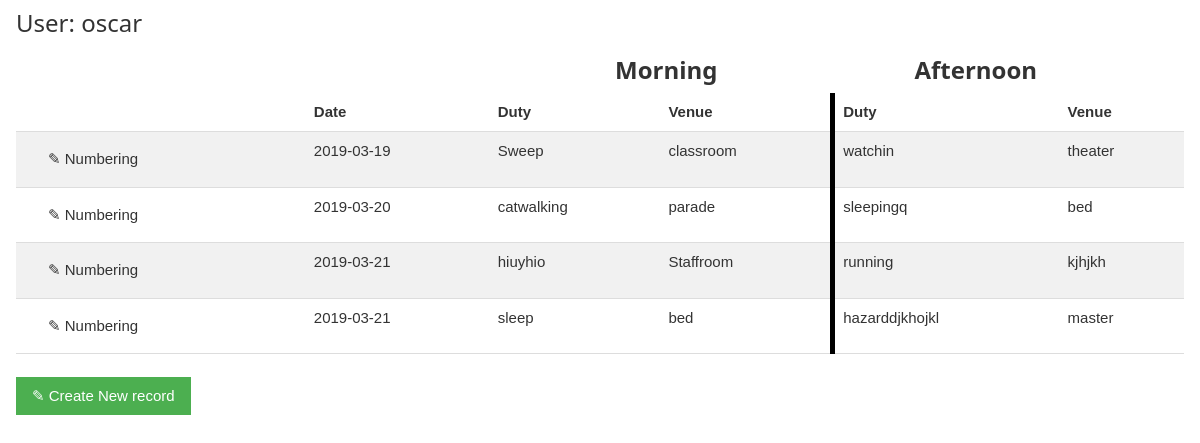
Screenshot of /Members (signed in) with the database file from the repository.
### tables this page shows
CREATE TABLE `rotausersduty` (
  `ID` int(10) NOT NULL,
  `userName` varchar(255) NOT NULL,
  `dutyDate` date NOT NULL,
  `morningDuty` varchar(255) NOT NULL,
  `morningVenue` varchar(255) NOT NULL,
  `afternoonDuty` varchar(255) NOT NULL,
  `afternoonVenue` varchar(255) NOT NULL,
  `morningStatus` enum('pending','active','ended','') NOT NULL DEFAULT 'pending',
  `afternoonStatus` enum('pending','active','ended','') NOT NULL DEFAULT 'pending',
  `comment` varchar(255) NOT NULL
);

### Members/index.php (the view, shortened to what this page needs)
<!DOCTYPE html>
<html>
  <?php
  include('../links/simple_html_dom.php');
  echo file_get_html('../links/htmllinks.html');
 ?>
<body ng-app="myApp" ng-controller="membersCtrl">
<div class="w3-container">
<h3>User: <?php echo $_SESSION["userName"]; ?></h3>
<div>
  <div class="row">
    <div class="col-lg-6 col-md-6 col-sm-6 col-xs-6">
    </div>
    <div class="col-lg-3 col-md-3 col-sm-3 col-xs-3"  >
      <h3><b>Morning</b></h3>
    </div>
    <div class="col-lg-3 col-md-3 col-sm-3 col-xs-3">
      <h3><b>Afternoon</b></h3>
    </div>
  </div>
</div>
<table class="w3-table w3-bordered w3-striped">
  <tr>
    <th></th>
    <th>Date</th>
    <th>Duty</th>
    <th style="border-right: 5px solid black">Venue</th>
    <th>Duty</th>
    <th>Venue</th>
  </tr>
  <?php
      $conn = mysqli_connect("localhost", "pasodomo_oscar", "Oscar3296!!!", "pasodomo_pasodo");
      $userName = $_SESSION["userName"];
      $sql = "SELECT * FROM rotausersduty WHERE userName = '$userName' ";
        $result = $conn->query($sql);
        if($result->num_rows > 0){
          while($datarows = $result->fetch_assoc()){ ?>
  <tr>
    <td>
      <button class="w3-btn w3-ripple" ng-click="editUser(user.id)">&#9998; Numbering</button>
    </td>
    <td><?php echo $datarows["dutyDate"]; ?></td>
    <td><?php echo $datarows["morningDuty"]; ?></td>
    <td style="border-right: 5px solid black"><?php echo $datarows["morningVenue"]; ?></td>
    <td><?php echo $datarows["afternoonDuty"]; ?></td>
    <td><?php echo $datarows["afternoonVenue"]; ?></td>
</tr>
         <?php }
        }
     ?>
</table>
<br>
<button class="w3-btn w3-green w3-ripple" ng-hide="edit" ng-click="newRecord()">&#9998; Create New record</button>
</div>
</body>
</html>

### css/w3.css (style rules this page uses)
html { box-sizing:border-box }
*,*:before,*:after { box-sizing:inherit }
html { -ms-text-size-adjust:100%;-webkit-text-size-adjust:100% }
body { margin:0 }
button,input,select,textarea { font:inherit;margin:0 }
button,input { overflow:visible }
button,select { text-transform:none }
button,html [type=button],[type=reset],[type=submit] { -webkit-appearance:button }
html,body { font-family:Verdana,sans-serif;font-size:15px;line-height:1.5 }
html { overflow-x:hidden }
h3 { font-size:24px }
h1,h2,h3,h4,h5,h6 { font-family:"Segoe UI",Arial,sans-serif;font-weight:400;margin:10px 0 }
.w3-table,.w3-table-all { border-collapse:collapse;border-spacing:0;width:100%;display:table }
.w3-bordered tr,.w3-table-all tr { border-bottom:1px solid #ddd }
.w3-striped tbody tr:nth-child(even) { background-color:#f1f1f1 }
.w3-table td,.w3-table th,.w3-table-all td,.w3-table-all th { padding:8px 8px;display:table-cell;text-align:left;vertical-align:top }
.w3-table th:first-child,.w3-table td:first-child,.w3-table-all th:first-child,.w3-table-all td:first-child { padding-left:16px }
.w3-btn,.w3-button { border:none;display:inline-block;padding:8px 16px;vertical-align:middle;overflow:hidden;text-decoration:none;color:inherit;background-color:inherit;text-align:center;cursor:pointer;white-space:nowrap }
.w3-btn,.w3-button { -webkit-touch-callout:none;-webkit-user-select:none;-khtml-user-select:none;-moz-user-select:none;-ms-user-select:none;user-select:none }
.w3-ripple { transition:opacity 0s }
.w3-container:after,.w3-container:before,.w3-panel:after,.w3-panel:before,.w3-row:after,.w3-row:before,.w3-row-padding:after,.w3-row-padding:before, .w3-cell-row:before,.w3-cell-row:after,.w3-clear:after,.w3-clear:before,.w3-bar:before,.w3-bar:after { content:"";display:table;clear:both }
.w3-container,.w3-panel { padding:0.01em 16px }
.w3-green,.w3-hover-green:hover { color:#fff!important;background-color:#4CAF50!important }

### rows the page displays
rotausersduty: dutyDate "2019-03-19", morningDuty "Sweep", morningVenue "classroom", afternoonDuty "watchin", afternoonVenue "theater"
rotausersduty: dutyDate "2019-03-20", morningDuty "catwalking", morningVenue "parade", afternoonDuty "sleepingq", afternoonVenue "bed"
rotausersduty: dutyDate "2019-03-21", morningDuty "hiuyhio", morningVenue "Staffroom", afternoonDuty "running", afternoonVenue "kjhjkh"
rotausersduty: dutyDate "2019-03-21", morningDuty "sleep", morningVenue "bed", afternoonDuty "hazarddjkhojkl", afternoonVenue "master"

### other values shown
$_SESSION["userName"] "oscar"
